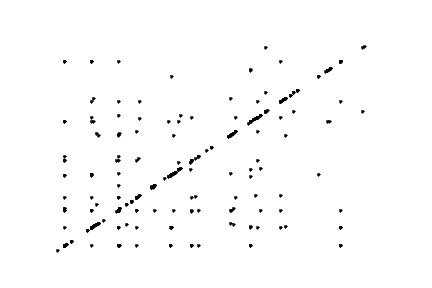
#> input picture time_pairs_1_1.png, 432 x 288 px
$ jupyter execute Untitled1.ipynb   (Python 2 division)
#> lines starting #> are read from the running program, lines starting #| are printed output that depends on the picture; long printed decimals are rounded
[cell 1]
from math import hypot, pi, cos, sin
from PIL import Image

def hough(im, ntx=460, mry=360):
    "Calculate Hough transform."
    pim = im.load()
    nimx, mimy = im.size
    print nimx, mimy
    mry = int(mry/2)*2          #Make sure that this is even
    him = Image.new("L", (ntx, mry), 255)
    phim = him.load()

    rmax = hypot(nimx, mimy)
    print rmax
    dr = rmax / (mry/2)
    dth = pi / ntx

    for jx in xrange(nimx):
        for iy in xrange(mimy):
            col = pim[jx, iy]
            if col == 255: continue
            for jtx in xrange(ntx):
                th = dth * jtx
                r = jx*cos(th) + iy*sin(th)
                iry = mry/2 + int(r/dr+0.5)
                phim[jtx, iry] -= 1
    return him


def test():
    "Test Hough transform with pentagon."
    im = Image.open("time_pairs_1_1.png").convert("L")
    him = hough(im)
#| 432 288
#> in hough, `him = Image.new("L", (ntx, mry), 255)`: him: PIL image 460x360 L; every value is 255
#| 519.199
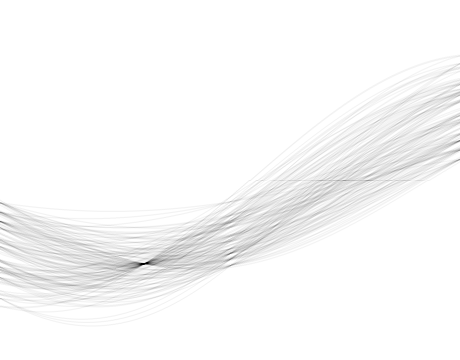
#> him: PIL image 460x360 L; min 0, max 255, mean 248.8
#| 432 288
#| 519.199
    him.save("ho5.bmp")


if __name__ == "__main__": test()


$ run again, with time_pairs_1_2.png copied over time_pairs_1_1.png
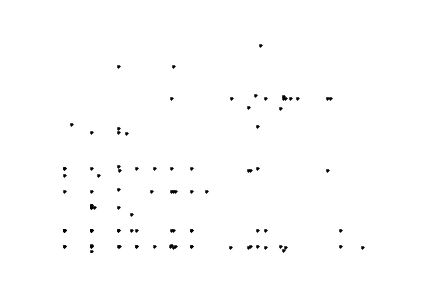
#> input picture time_pairs_1_2.png, 432 x 288 px
#| 432 288
#| 519.199
#> in test, `him = hough(im)`:
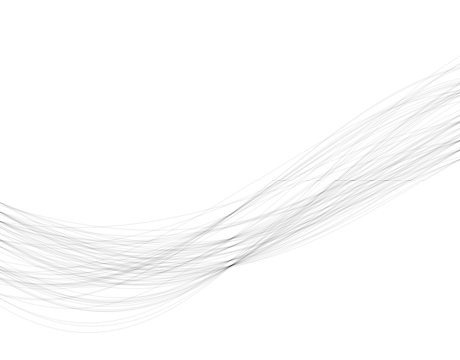
#> him: PIL image 460x360 L; min 64, max 255, mean 251.8
#| 432 288
#| 519.199

$ run again, with time_pairs_1_3.png copied over time_pairs_1_1.png
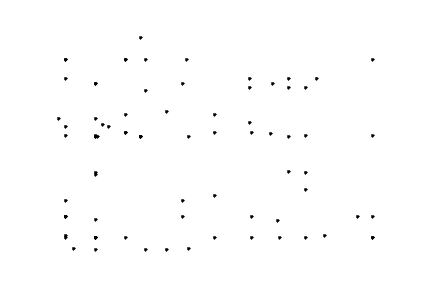
#> input picture time_pairs_1_3.png, 432 x 288 px
#| 432 288
#| 519.199
#> in test, `him = hough(im)`:
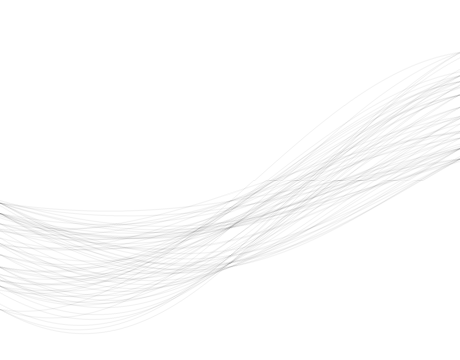
#> him: PIL image 460x360 L; min 162, max 255, mean 252.2
#| 432 288
#| 519.199

$ run again, with Pentagon.png copied over time_pairs_1_1.png
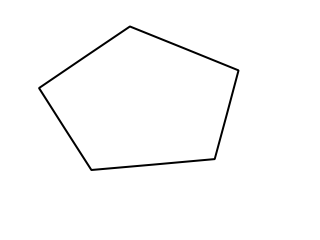
#> input picture Pentagon.png, 320 x 240 px
#| 320 240
#| 400.0
#> in test, `him = hough(im)`:
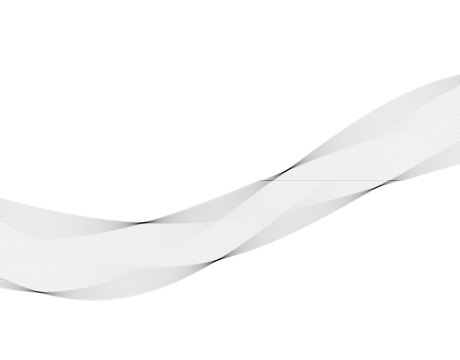
#> him: PIL image 460x360 L; min 0, max 255, mean 250.2
#| 320 240
#| 400.0
